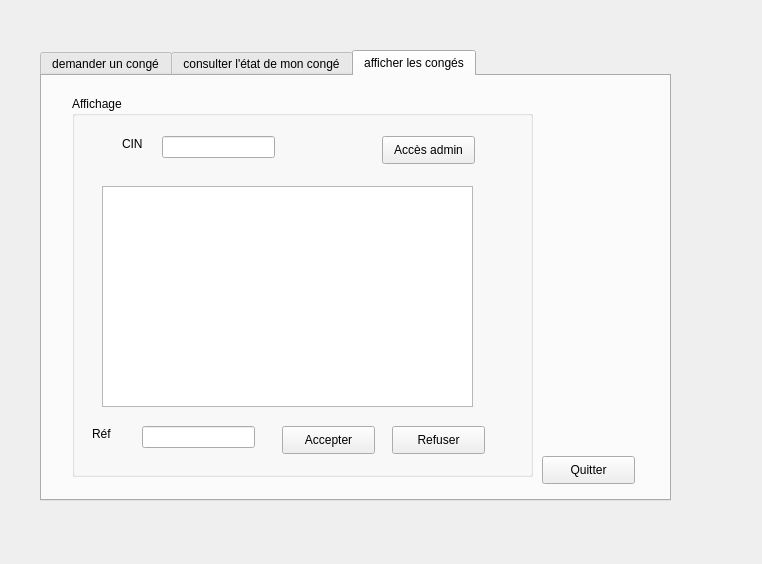
<?xml version="1.0" encoding="UTF-8"?>
<ui version="4.0">
 <class>gestion_cong</class>
 <widget class="QDialog" name="gestion_cong">
  <property name="geometry">
   <rect>
    <x>0</x>
    <y>0</y>
    <width>762</width>
    <height>564</height>
   </rect>
  </property>
  <property name="windowTitle">
   <string>Dialog</string>
  </property>
  <widget class="QTabWidget" name="tabWidget">
   <property name="geometry">
    <rect>
     <x>40</x>
     <y>50</y>
     <width>631</width>
     <height>451</height>
    </rect>
   </property>
   <property name="currentIndex">
    <number>2</number>
   </property>
   <widget class="QWidget" name="tab">
    <attribute name="title">
     <string>demander un congé</string>
    </attribute>
    <widget class="QGroupBox" name="groupBox">
     <property name="geometry">
      <rect>
       <x>30</x>
       <y>40</y>
       <width>451</width>
       <height>321</height>
      </rect>
     </property>
     <property name="title">
      <string>Ajouter un congé</string>
     </property>
     <widget class="QLabel" name="label">
      <property name="geometry">
       <rect>
        <x>30</x>
        <y>60</y>
        <width>55</width>
        <height>16</height>
       </rect>
      </property>
      <property name="text">
       <string>Réf</string>
      </property>
     </widget>
     <widget class="QLabel" name="label_2">
      <property name="geometry">
       <rect>
        <x>30</x>
        <y>110</y>
        <width>91</width>
        <height>16</height>
       </rect>
      </property>
      <property name="text">
       <string>date du congé</string>
      </property>
     </widget>
     <widget class="QLabel" name="label_3">
      <property name="geometry">
       <rect>
        <x>30</x>
        <y>160</y>
        <width>101</width>
        <height>16</height>
       </rect>
      </property>
      <property name="text">
       <string>durée du congé</string>
      </property>
     </widget>
     <widget class="QLabel" name="label_4">
      <property name="geometry">
       <rect>
        <x>30</x>
        <y>220</y>
        <width>55</width>
        <height>16</height>
       </rect>
      </property>
      <property name="text">
       <string>motif </string>
      </property>
     </widget>
     <widget class="QLineEdit" name="ref_ajouter">
      <property name="geometry">
       <rect>
        <x>140</x>
        <y>50</y>
        <width>113</width>
        <height>22</height>
       </rect>
      </property>
     </widget>
     <widget class="QDateEdit" name="datecong_ajouter">
      <property name="geometry">
       <rect>
        <x>140</x>
        <y>100</y>
        <width>110</width>
        <height>22</height>
       </rect>
      </property>
     </widget>
     <widget class="QLineEdit" name="duree_ajouter">
      <property name="geometry">
       <rect>
        <x>140</x>
        <y>150</y>
        <width>113</width>
        <height>22</height>
       </rect>
      </property>
     </widget>
     <widget class="QLineEdit" name="motif_ajouter">
      <property name="geometry">
       <rect>
        <x>140</x>
        <y>210</y>
        <width>113</width>
        <height>22</height>
       </rect>
      </property>
     </widget>
     <widget class="QPushButton" name="pushButton">
      <property name="geometry">
       <rect>
        <x>310</x>
        <y>130</y>
        <width>93</width>
        <height>28</height>
       </rect>
      </property>
      <property name="text">
       <string>ajouter</string>
      </property>
     </widget>
    </widget>
   </widget>
   <widget class="QWidget" name="tab_3">
    <attribute name="title">
     <string>consulter l'état de mon congé</string>
    </attribute>
    <widget class="QGroupBox" name="groupBox_2">
     <property name="geometry">
      <rect>
       <x>40</x>
       <y>40</y>
       <width>391</width>
       <height>261</height>
      </rect>
     </property>
     <property name="title">
      <string>Consulter mon congé</string>
     </property>
     <widget class="QLabel" name="label_5">
      <property name="geometry">
       <rect>
        <x>30</x>
        <y>50</y>
        <width>55</width>
        <height>16</height>
       </rect>
      </property>
      <property name="text">
       <string>Réf</string>
      </property>
     </widget>
     <widget class="QLineEdit" name="ref_consulter">
      <property name="geometry">
       <rect>
        <x>110</x>
        <y>50</y>
        <width>113</width>
        <height>22</height>
       </rect>
      </property>
     </widget>
     <widget class="QLabel" name="label_6">
      <property name="geometry">
       <rect>
        <x>30</x>
        <y>140</y>
        <width>55</width>
        <height>16</height>
       </rect>
      </property>
      <property name="text">
       <string>état</string>
      </property>
     </widget>
     <widget class="QLineEdit" name="etat_consulter">
      <property name="geometry">
       <rect>
        <x>110</x>
        <y>140</y>
        <width>113</width>
        <height>22</height>
       </rect>
      </property>
     </widget>
     <widget class="QPushButton" name="pushButton_3">
      <property name="geometry">
       <rect>
        <x>260</x>
        <y>50</y>
        <width>93</width>
        <height>28</height>
       </rect>
      </property>
      <property name="text">
       <string>Consulter</string>
      </property>
     </widget>
    </widget>
    <widget class="QPushButton" name="pushButton_2">
     <property name="geometry">
      <rect>
       <x>410</x>
       <y>330</y>
       <width>93</width>
       <height>28</height>
      </rect>
     </property>
     <property name="text">
      <string>Quitter</string>
     </property>
    </widget>
   </widget>
   <widget class="QWidget" name="tab_2">
    <attribute name="title">
     <string>afficher les congés</string>
    </attribute>
    <widget class="QGroupBox" name="groupBox_3">
     <property name="geometry">
      <rect>
       <x>30</x>
       <y>20</y>
       <width>461</width>
       <height>381</height>
      </rect>
     </property>
     <property name="title">
      <string>Affichage</string>
     </property>
     <widget class="QTableView" name="tab_cong">
      <property name="geometry">
       <rect>
        <x>30</x>
        <y>90</y>
        <width>371</width>
        <height>221</height>
       </rect>
      </property>
     </widget>
     <widget class="QPushButton" name="pushButton_4">
      <property name="geometry">
       <rect>
        <x>210</x>
        <y>330</y>
        <width>93</width>
        <height>28</height>
       </rect>
      </property>
      <property name="text">
       <string>Accepter</string>
      </property>
     </widget>
     <widget class="QPushButton" name="pushButton_5">
      <property name="geometry">
       <rect>
        <x>320</x>
        <y>330</y>
        <width>93</width>
        <height>28</height>
       </rect>
      </property>
      <property name="text">
       <string>Refuser</string>
      </property>
     </widget>
     <widget class="QLabel" name="label_7">
      <property name="geometry">
       <rect>
        <x>20</x>
        <y>330</y>
        <width>55</width>
        <height>16</height>
       </rect>
      </property>
      <property name="text">
       <string>Réf</string>
      </property>
     </widget>
     <widget class="QLineEdit" name="ref_admin">
      <property name="geometry">
       <rect>
        <x>70</x>
        <y>330</y>
        <width>113</width>
        <height>22</height>
       </rect>
      </property>
     </widget>
     <widget class="QLabel" name="label_8">
      <property name="geometry">
       <rect>
        <x>50</x>
        <y>40</y>
        <width>55</width>
        <height>16</height>
       </rect>
      </property>
      <property name="text">
       <string>CIN </string>
      </property>
     </widget>
     <widget class="QPushButton" name="pushButton_7">
      <property name="geometry">
       <rect>
        <x>310</x>
        <y>40</y>
        <width>93</width>
        <height>28</height>
       </rect>
      </property>
      <property name="text">
       <string>Accès admin</string>
      </property>
     </widget>
     <widget class="QLineEdit" name="cin_admin">
      <property name="geometry">
       <rect>
        <x>90</x>
        <y>40</y>
        <width>113</width>
        <height>22</height>
       </rect>
      </property>
     </widget>
    </widget>
    <widget class="QPushButton" name="pushButton_6">
     <property name="geometry">
      <rect>
       <x>500</x>
       <y>380</y>
       <width>93</width>
       <height>28</height>
      </rect>
     </property>
     <property name="text">
      <string>Quitter</string>
     </property>
    </widget>
   </widget>
  </widget>
 </widget>
 <resources/>
 <connections/>
</ui>
